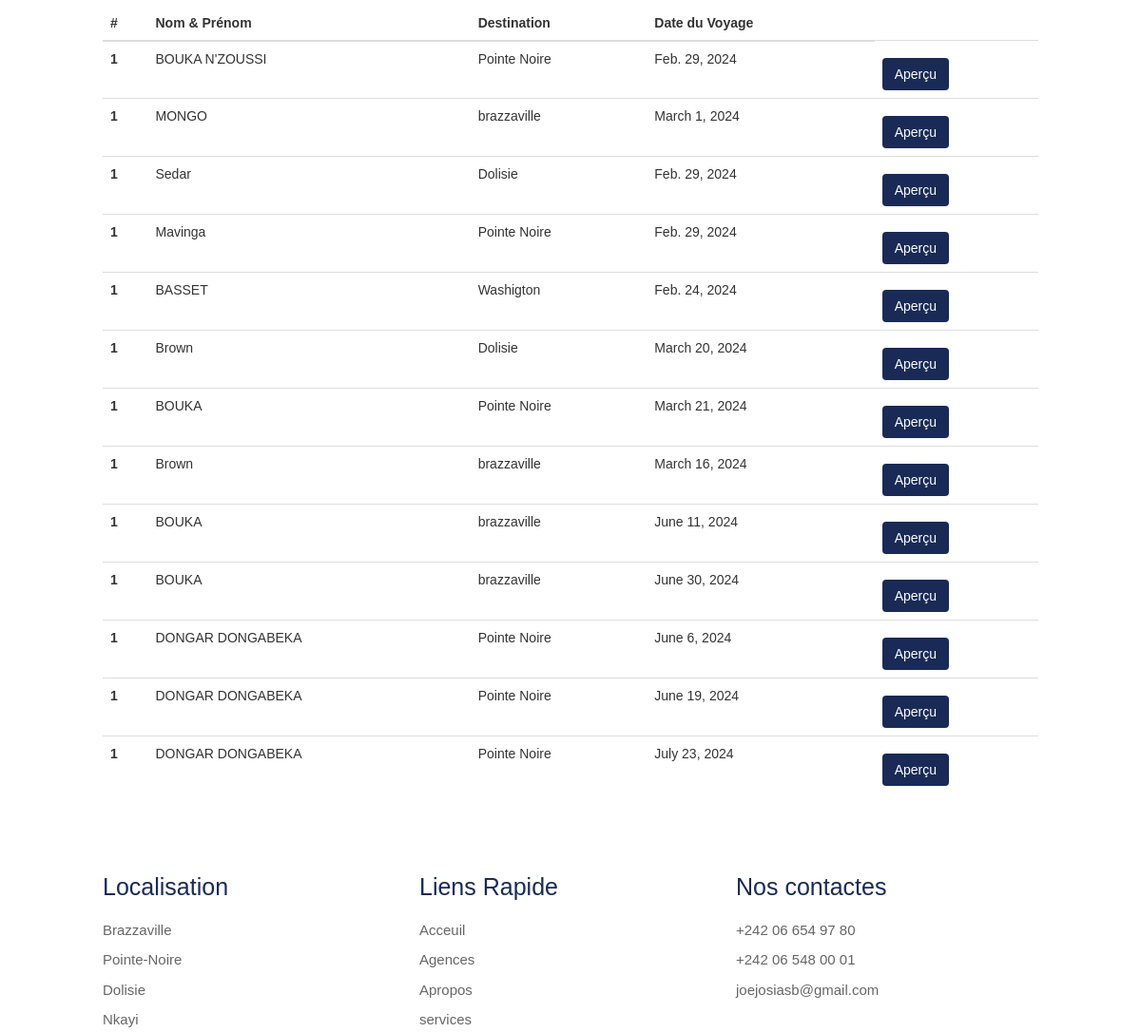
Before: /dashboard/ (signed in, middle part) with the older database file.
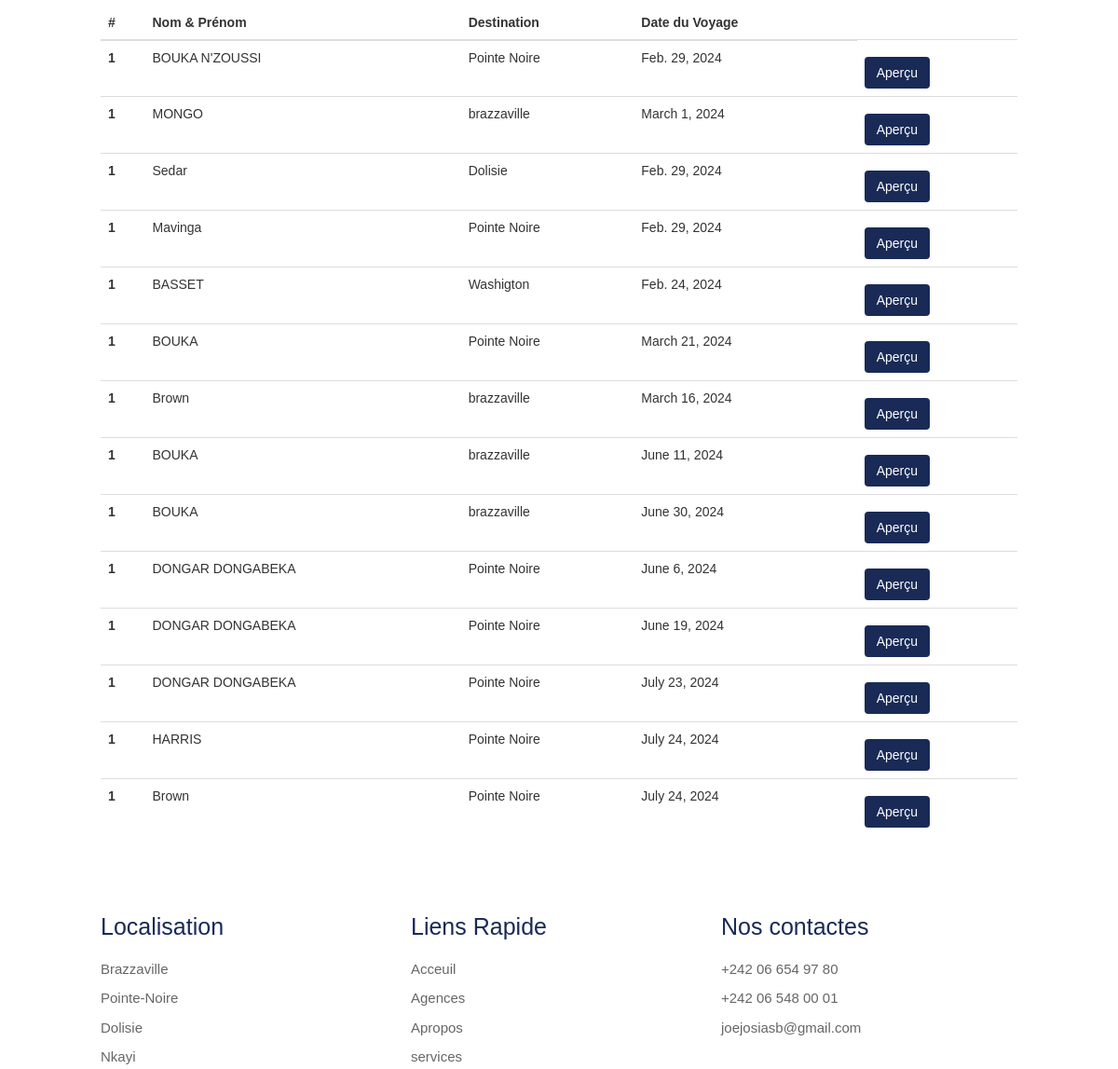
After: the same page with the newer database file.
### app/models.py (models this page shows, shortened)
class Reservation(models.Model):
    r_nom = models.CharField(max_length=200, null=True)
    r_prenom = models.CharField(max_length=200, null=True)
    r_piece_nationale = models.CharField(max_length=70, null=True)
    r_date = models.DateField(max_length=70, null=True)
    r_destination= models.CharField(max_length=200, null=True)
    r_provenance= models.CharField(max_length=200, null=True)
    r_agences = models.CharField(max_length=70, null=True)
    r_phone = models.CharField(max_length=70, null=True)
    r_adresse = models.CharField(max_length=200, null=True)
    qr_code = models.ImageField(blank=True, upload_to='code')
    payement = models.BooleanField(default=False)
    create_date = models.DateTimeField(blank=True, default=datetime.now)
    user_id = models.IntegerField(blank=True, default=1)

### app/views.py (the view)
# urls.py: path("dashboard/", views.dashboard, name="dashboard"),
@login_required(login_url= 'signin')
def dashboard(request):
    logo_images = Logo.objects.all()
    bannier_profile = Profile.objects.all()
    user_reservation = Reservation.objects.order_by('-create_date').filter(user_id = request.user.id)
    context = {
        'logo_images': logo_images,
        'profile_bannier': bannier_profile,
        'reservations': user_reservation,
    }
    return render(request, 'app/dashboard.html', context)

### app/templates/app/dashboard.html (shortened to what this page needs)
{% extends 'base.html' %}
{% block content %}
{% load static %}
        <link rel="stylesheet" type="text/css" href="{% static 'app/bootstrap.min.css' %}">
    <section class="dashboard">
        {% if reservations %}
        <table class="table table-hover">
            <thead>
                <tr>
                <th scope="col">#</th>
                <th scope="col">Nom & Prénom</th>
                <th scope="col">Destination</th>
                <th scope="col">Date du Voyage</th>
                </tr>
            </thead>
            <tbody>
                {% for reservation in reservations %}
                <tr>
                <th scope="row">1</th>
                <td>{{reservation.r_nom}}</td>
                <td>{{reservation.r_destination}}</td>
                <td>{{reservation.r_date}}</td>
                <td><a href="{% url 'reservation_pdf' %}" class="btn btn-outline-dark">Aperçu</a></td>
                </tr>
                {% endfor %}
            </tbody>
        </table>
        {% else %}
        <h4>Vous n'avez aucune reservation enregistrée </h4>
        {% endif %}
    </section>
{% endblock content %}

Changed rows visible on the page:
removed Reservation: r_nom "Brown", r_destination "Dolisie", r_date "March 20, 2024"
added Reservation: r_nom "HARRIS", r_destination "Pointe Noire", r_date "July 24, 2024"
added Reservation: r_nom "Brown", r_destination "Pointe Noire", r_date "July 24, 2024"
